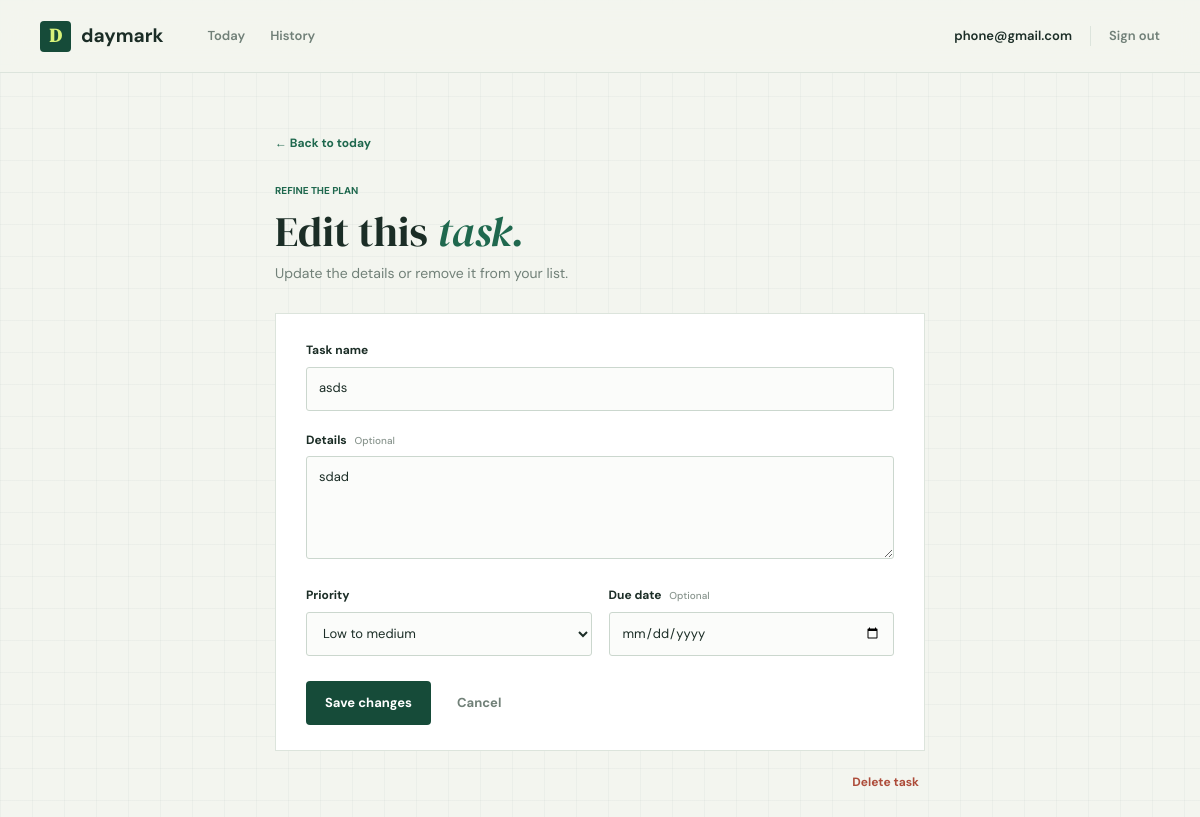
Screenshot of /todos/edit-todo/2 (signed in) with the database file from the repository.
### models.py (models this page shows)
class Todos(Base):
    __tablename__ = "todos"
    id = Column(Integer, primary_key=True, index=True)
    title = Column(String)
    description = Column(String, nullable=True)
    priority = Column(Integer)
    complete = Column(Boolean, default=False)
    completed_at = Column(DateTime(timezone=True), nullable=True)
    due_date = Column(Date, nullable=True)
    owner_id = Column(Integer, ForeignKey("users.id"))
    owner = relationship("Users", back_populates="todos")

### routers/todos.py (the view)
@router.get("/edit-todo/{todo_id}", response_class=HTMLResponse)
async def edit_todo(request: Request, todo_id: int, db: Session = Depends(get_db)):
    user = await require_user(request)
    if user is None:
        return RedirectResponse(url="/auth/", status_code=status.HTTP_303_SEE_OTHER)
    todo = db.query(models.Todos).filter(
        models.Todos.id == todo_id,
        models.Todos.owner_id == user["id"],
    ).first()
    if todo is None:
        raise HTTPException(status_code=404, detail="Task not found")
    return render_template(
        templates,
        request,
        "edit-todo.html",
        {"todo": todo, "user": user},
    )

### templates/edit-todo.html (shortened to what this page needs)
{% extends 'layout.html' %}
{% block content %}
<section class="form-page">
    <a class="back-link" href="/todos/">&#8592; Back to today</a>
    <header class="form-heading">
        <p class="eyebrow">REFINE THE PLAN</p>
        <h1>Edit this <em>task.</em></h1>
        <p class="welcome-copy">Update the details or remove it from your list.</p>
    </header>
    <form class="editor-form" method="post" action="/todos/edit-todo/{{ todo.id }}">
        <label class="field-label" for="title">Task name</label>
        <input id="title" class="text-input" type="text" name="title" maxlength="160" value="{{ todo.title }}" required>
        <label class="field-label" for="description">Details <span class="optional-label">Optional</span></label>
        <textarea id="description" class="text-input text-area" name="description" rows="4" maxlength="1000">{{ todo.description or '' }}</textarea>
        <div class="field-grid">
            <div>
                <label class="field-label" for="priority">Priority</label>
                <select id="priority" class="text-input" name="priority">
                    <option value="2" {% if todo.priority == 2 %}selected{% endif %}>Low to medium</option>
                </select>
            </div>
            <div>
                <label class="field-label" for="due_date">Due date <span class="optional-label">Optional</span></label>
                <input id="due_date" class="text-input" type="date" name="due_date" value="{{ todo.due_date.isoformat() if todo.due_date else '' }}">
            </div>
        </div>
        <div class="form-actions">
            <button class="button button-dark" type="submit">Save changes</button>
            <a class="button button-quiet" href="/todos/">Cancel</a>
        </div>
    </form>
    <form class="delete-form" method="post" action="/todos/delete/{{ todo.id }}" onsubmit="return confirm('Delete this task permanently?')">
        <button class="danger-link" type="submit">Delete task</button>
    </form>
</section>
{% endblock %}

### static/todo/css/base.css (style rules this page uses)
:root { color-scheme: light; --paper: #f3f5ef; --surface: #ffffff; --ink: #1b2d26; --muted: #718078; --line: #dce4dc; --green: #1f684e; --green-dark: #164b39; --lime: #d9f37a; --coral: #d46853; --blue: #d8e9e9; --display: "DM Serif Display", Georgia, serif; --body: "DM Sans", sans-serif; }
* { box-sizing: border-box; }
html { min-width: 320px; background: var(--paper); }
body { margin: 0; color: var(--ink); font-family: var(--body); font-size: 15px; line-height: 1.55; background-color: var(--paper); background-image: linear-gradient(rgba(35, 77, 59, .035) 1px, transparent 1px), linear-gradient(90deg, rgba(35, 77, 59, .035) 1px, transparent 1px); background-size: 32px 32px; }
a { color: inherit; text-decoration: none; }
button, input, select, textarea { font: inherit; }
button, a { -webkit-tap-highlight-color: transparent; }
.eyebrow { margin: 0 0 10px; color: var(--green); font-size: 10px; font-weight: 700; letter-spacing: 0; }
h1, h2, h3, p { margin-top: 0; }
h1, h2, h3 { color: var(--ink); }
h1 { margin-bottom: 9px; font-family: var(--display); font-size: 46px; font-weight: 400; line-height: 1.1; letter-spacing: 0; }
h1 em { color: var(--green); font-weight: 400; }
.welcome-copy { margin: 0; color: var(--muted); font-size: 14px; }
.button { min-height: 44px; display: inline-flex; align-items: center; justify-content: center; gap: 9px; padding: 0 18px; border: 1px solid transparent; border-radius: 4px; font-size: 13px; font-weight: 700; cursor: pointer; transition: background .18s ease, color .18s ease, transform .18s ease; }
.button-dark { color: #fff; background: var(--green-dark); }
.button-quiet { color: var(--muted); background: transparent; }
.text-link, .back-link { color: var(--green); font-size: 12px; font-weight: 700; }
.form-page { width: min(650px, 100%); margin: 0 auto; }
.back-link { display: inline-block; margin-bottom: 30px; }
.form-heading { margin-bottom: 28px; }
.form-heading h1 { font-size: 42px; }
.editor-form { padding: 27px 30px 25px; border: 1px solid var(--line); background: var(--surface); }
.field-label { display: block; margin: 0 0 7px; color: var(--ink); font-size: 12px; font-weight: 700; }
.optional-label { margin-left: 5px; color: #89958e; font-size: 10px; font-weight: 500; }
.text-input { width: 100%; min-height: 44px; margin-bottom: 20px; padding: 10px 12px; border: 1px solid #cbd7ce; border-radius: 3px; color: var(--ink); background: #fbfcfa; font-size: 13px; }
.text-input::placeholder { color: #9aa59e; }
.text-area { min-height: 100px; resize: vertical; }
.field-grid { display: grid; grid-template-columns: 1fr 1fr; gap: 17px; }
.form-actions { display: flex; align-items: center; gap: 7px; margin-top: 5px; }
.delete-form { margin-top: 16px; text-align: right; }
.danger-link { padding: 6px; border: 0; color: #ad4c3a; background: transparent; font-size: 12px; font-weight: 700; cursor: pointer; }

### rows the page displays
Todos: title "asds", description "sdad", priority "Low to medium"

### other values shown
{{ user.username }} "phone@gmail.com"
